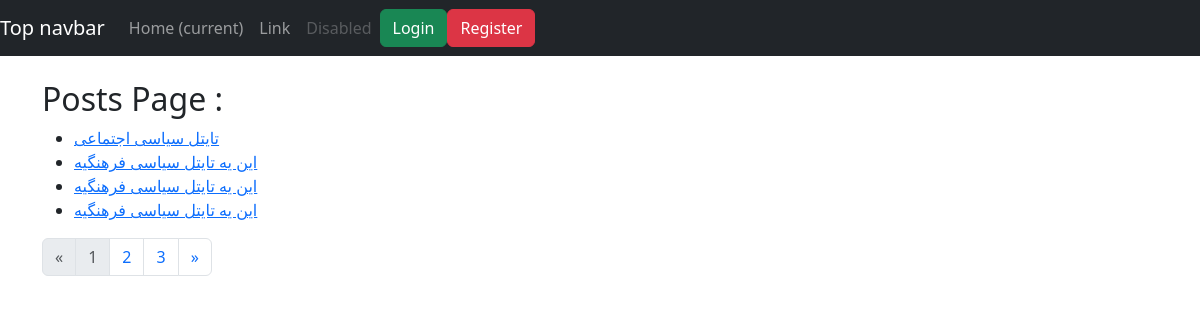
The app's page /posts/, older data.
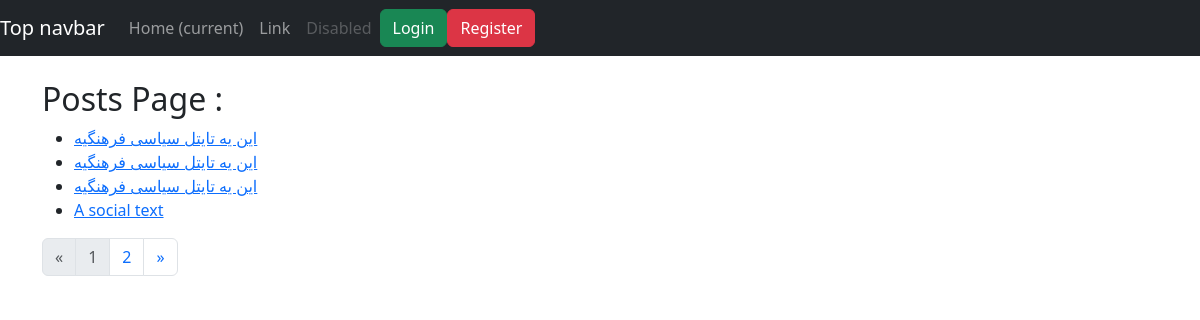
The same page, newer data.
### blog/models.py (models this page shows, shortened)
class Post(models.Model):
    title = models.CharField(max_length = 100)
    body = models.TextField()
    author = models.ForeignKey(User, on_delete=models.CASCADE)
    published_at = models.DateTimeField(default = timezone.now)
    created_at = models.DateTimeField(auto_now_add = True)
    updated_at = models.DateTimeField(auto_now = True)
    categories = models.ManyToManyField(Category)

### blog/views.py (the view)
# urls.py: path('', views.IndexView.as_view(), name = 'posts'),
class IndexView(ListView):
    model = Post
    context_object_name = 'posts'
    template_name = 'blog/index.html'
    paginate_by = 4
    def get_queryset(self):
        return Post.objects.order_by('-created_at')
    def get_context_data(self , **kwargs):
        context = super().get_context_data(**kwargs)
        context['title'] = 'Posts Page'
        return context

### blog/templates/blog/index.html (shortened to what this page needs)
{% extends 'blog/base.html' %}
{% block content %}
    <h2>{{ title }} : </h2>
    <ul>
        {% for post in posts %}
            <li><a href="{% url 'blog:detail' post.id %}">{{ post.title }}</a></li>
        {% empty %}
            <li>No Post are available</li>
        {% endfor %}
    </ul>
    {% include "blog/layouts/pagination.html" %}
{% endblock %}

### blog/templates/blog/base.html (shortened to what this page needs)
<!DOCTYPE html>
<html lang="en">
<head>
    <link
    rel="stylesheet"
    href="https://cdn.jsdelivr.net/npm/bootstrap@5.3.3/dist/css/bootstrap.min.css"
    >
    {% load static %}
    <link rel="stylesheet" href="{% static 'blog/css/style.css' %}">
</head>
<body>
    {% include "blog/layouts/header.html" %}
    <div id="main">
        <div class="container">
            {% block content %}
            {% endblock %}
        </div>
    </div>
</body>
</html>

### blog/templates/blog/layouts/header.html (shortened to what this page needs)
<nav class="navbar navbar-expand-md navbar-dark bg-dark mb-4">
  <a class="navbar-brand" href="#">Top navbar</a>
  <div class="collapse navbar-collapse" id="navbarCollapse">
    <ul class="navbar-nav mr-auto">
      <li class="nav-item active">
        <a class="nav-link" href="#">Home <span class="sr-only">(current)</span></a>
      </li>
      <li class="nav-item">
        <a class="nav-link" href="#">Link</a>
      </li>
      <li class="nav-item">
        <a class="nav-link disabled" href="#" tabindex="-1" aria-disabled="true">Disabled</a>
      </li>
    </ul>
    {% if user.is_authenticated %}
      <form method="post" action="{% url 'accounts:logout' %}" class="d-inline">
          {% csrf_token %}
          <button type="submit" class="btn btn-warning mr-2">
              Logout
          </button>
      </form>
      <a href="{% url 'accounts:profile' %}" class="btn btn-success">Profile</a>
    {% else %}
        <a href="{% url 'accounts:login' %}" class="btn btn-success">Login</a>
        <a href="{% url 'accounts:register' %}" class="btn btn-danger">Register</a>
    {% endif %}
  </div>
</nav>

### blog/templates/blog/layouts/pagination.html
{% if is_paginated %}
        <ul class="pagination">
            {% if page_obj.has_previous %}
                <li class="page-item">
                    <a class="page-link" href="{{ request.path }}?page={{ page_obj.previous_page_number }}" aria-label="Previous">
                        <span aria-hidden="true">&laquo;</span>
                    </a>
                </li>
            {% else %}
                <li class="page-item disabled">
                    <a class="page-link" href="#" aria-label="Previous">
                        <span aria-hidden="true">&laquo;</span>
                    </a>
                </li>
            {% endif %}
            {% for i in paginator.page_range  %}
                {% if page_obj.number == i %}
                    <li class="page-item disabled">
                        <a class="page-link" href="#">
                        {{ i }}
                        </a>
                    </li>
                {% else %}
                    <li class="page-item">
                        <a class="page-link" href="{{ request.path }}?page={{ i }}">
                        {{ i }}
                        </a>
                    </li>
                {% endif %}
            {% endfor %}
            {% if page_obj.has_next %}
                <li class="page-item">
                    <a class="page-link" href="{{ request.path }}?page={{ page_obj.next_page_number }}">
                        <span aria-hidden="true">&raquo;</span>
                    </a>
                </li>
            {% else %}
                <li class="page-item disabled">
                    <a class="page-link" href="#">
                        <span aria-hidden="true">&raquo;</span>
                    </a>
                </li>
            {% endif %}
        </ul>
    {% endif %}

Row changes from the older to the newer data that the page shows:
removed Post: title "تایتل سیاسی اجتماعی"
now on this page (row unchanged): Post: title "A social text"
Text that changed along with them:
list line gone: "3"
